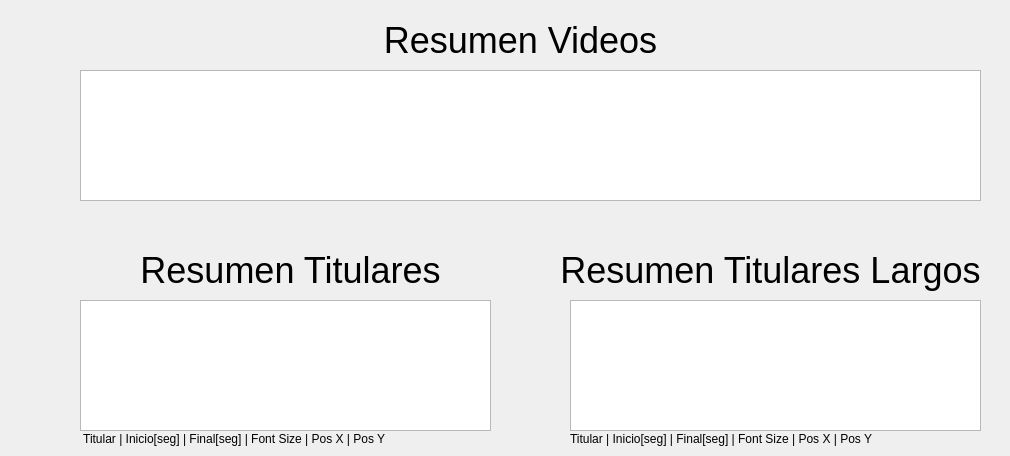
      <widget class="QWidget" name="tab_3">
       <attribute name="title">
        <string>Resumen</string>
       </attribute>
       <widget class="QTextBrowser" name="ResumenVideos">
        <property name="geometry">
         <rect>
          <x>80</x>
          <y>70</y>
          <width>901</width>
          <height>131</height>
         </rect>
        </property>
        <property name="html">
         <string>&lt;!DOCTYPE HTML PUBLIC &quot;-//W3C//DTD HTML 4.0//EN&quot; &quot;http://www.w3.org/TR/REC-html40/strict.dtd&quot;&gt;
&lt;html&gt;&lt;head&gt;&lt;meta name=&quot;qrichtext&quot; content=&quot;1&quot; /&gt;&lt;meta charset=&quot;utf-8&quot; /&gt;&lt;style type=&quot;text/css&quot;&gt;
p, li { white-space: pre-wrap; }
hr { height: 1px; border-width: 0; }
li.unchecked::marker { content: &quot;\2610&quot;; }
li.checked::marker { content: &quot;\2612&quot;; }
&lt;/style&gt;&lt;/head&gt;&lt;body style=&quot; font-family:'Fira Sans'; font-size:10pt; font-weight:400; font-style:normal;&quot;&gt;
&lt;p style=&quot;-qt-paragraph-type:empty; margin-top:0px; margin-bottom:0px; margin-left:0px; margin-right:0px; -qt-block-indent:0; text-indent:0px; font-family:'Ubuntu'; font-size:11pt;&quot;&gt;&lt;br /&gt;&lt;/p&gt;&lt;/body&gt;&lt;/html&gt;</string>
        </property>
       </widget>
       <widget class="QLabel" name="ResumenVideos_Texto">
        <property name="geometry">
         <rect>
          <x>290</x>
          <y>20</y>
          <width>461</width>
          <height>41</height>
         </rect>
        </property>
        <property name="font">
         <font>
          <pointsize>27</pointsize>
         </font>
        </property>
        <property name="text">
         <string>Resumen Videos</string>
        </property>
        <property name="alignment">
         <set>Qt::AlignCenter</set>
        </property>
       </widget>
       <widget class="QTextBrowser" name="ResumenTitulares">
        <property name="geometry">
         <rect>
          <x>80</x>
          <y>300</y>
          <width>411</width>
          <height>131</height>
         </rect>
        </property>
        <property name="html">
         <string>&lt;!DOCTYPE HTML PUBLIC &quot;-//W3C//DTD HTML 4.0//EN&quot; &quot;http://www.w3.org/TR/REC-html40/strict.dtd&quot;&gt;
&lt;html&gt;&lt;head&gt;&lt;meta name=&quot;qrichtext&quot; content=&quot;1&quot; /&gt;&lt;meta charset=&quot;utf-8&quot; /&gt;&lt;style type=&quot;text/css&quot;&gt;
p, li { white-space: pre-wrap; }
hr { height: 1px; border-width: 0; }
li.unchecked::marker { content: &quot;\2610&quot;; }
li.checked::marker { content: &quot;\2612&quot;; }
&lt;/style&gt;&lt;/head&gt;&lt;body style=&quot; font-family:'Fira Sans'; font-size:10pt; font-weight:400; font-style:normal;&quot;&gt;
&lt;p style=&quot;-qt-paragraph-type:empty; margin-top:0px; margin-bottom:0px; margin-left:0px; margin-right:0px; -qt-block-indent:0; text-indent:0px; font-family:'Ubuntu'; font-size:11pt;&quot;&gt;&lt;br /&gt;&lt;/p&gt;&lt;/body&gt;&lt;/html&gt;</string>
        </property>
       </widget>
       <widget class="QTextBrowser" name="ResumenTitularesLarge">
        <property name="geometry">
         <rect>
          <x>570</x>
          <y>300</y>
          <width>411</width>
          <height>131</height>
         </rect>
        </property>
        <property name="html">
         <string>&lt;!DOCTYPE HTML PUBLIC &quot;-//W3C//DTD HTML 4.0//EN&quot; &quot;http://www.w3.org/TR/REC-html40/strict.dtd&quot;&gt;
&lt;html&gt;&lt;head&gt;&lt;meta name=&quot;qrichtext&quot; content=&quot;1&quot; /&gt;&lt;meta charset=&quot;utf-8&quot; /&gt;&lt;style type=&quot;text/css&quot;&gt;
p, li { white-space: pre-wrap; }
hr { height: 1px; border-width: 0; }
li.unchecked::marker { content: &quot;\2610&quot;; }
li.checked::marker { content: &quot;\2612&quot;; }
&lt;/style&gt;&lt;/head&gt;&lt;body style=&quot; font-family:'Fira Sans'; font-size:10pt; font-weight:400; font-style:normal;&quot;&gt;
&lt;p style=&quot;-qt-paragraph-type:empty; margin-top:0px; margin-bottom:0px; margin-left:0px; margin-right:0px; -qt-block-indent:0; text-indent:0px; font-family:'Ubuntu'; font-size:11pt;&quot;&gt;&lt;br /&gt;&lt;/p&gt;&lt;/body&gt;&lt;/html&gt;</string>
        </property>
       </widget>
       <widget class="QLabel" name="ResumenVideos_Texto_2">
        <property name="geometry">
         <rect>
          <x>60</x>
          <y>250</y>
          <width>461</width>
          <height>41</height>
         </rect>
        </property>
        <property name="font">
         <font>
          <pointsize>27</pointsize>
         </font>
        </property>
        <property name="text">
         <string>Resumen Titulares</string>
        </property>
        <property name="alignment">
         <set>Qt::AlignCenter</set>
        </property>
       </widget>
       <widget class="QLabel" name="ResumenVideos_Texto_3">
        <property name="geometry">
         <rect>
          <x>540</x>
          <y>250</y>
          <width>461</width>
          <height>41</height>
         </rect>
        </property>
        <property name="font">
         <font>
          <pointsize>27</pointsize>
         </font>
        </property>
        <property name="text">
         <string>Resumen Titulares Largos</string>
        </property>
        <property name="alignment">
         <set>Qt::AlignCenter</set>
        </property>
       </widget>
       <widget class="QLabel" name="label_5">
        <property name="geometry">
         <rect>
          <x>80</x>
          <y>430</y>
          <width>381</width>
          <height>17</height>
         </rect>
        </property>
        <property name="text">
         <string> Titular | Inicio[seg] | Final[seg] | Font Size | Pos X | Pos Y </string>
        </property>
       </widget>
       <widget class="QLabel" name="label_6">
        <property name="geometry">
         <rect>
          <x>570</x>
          <y>430</y>
          <width>381</width>
          <height>17</height>
         </rect>
        </property>
        <property name="text">
         <string>Titular | Inicio[seg] | Final[seg] | Font Size | Pos X | Pos Y</string>
        </property>
       </widget>
      </widget>
